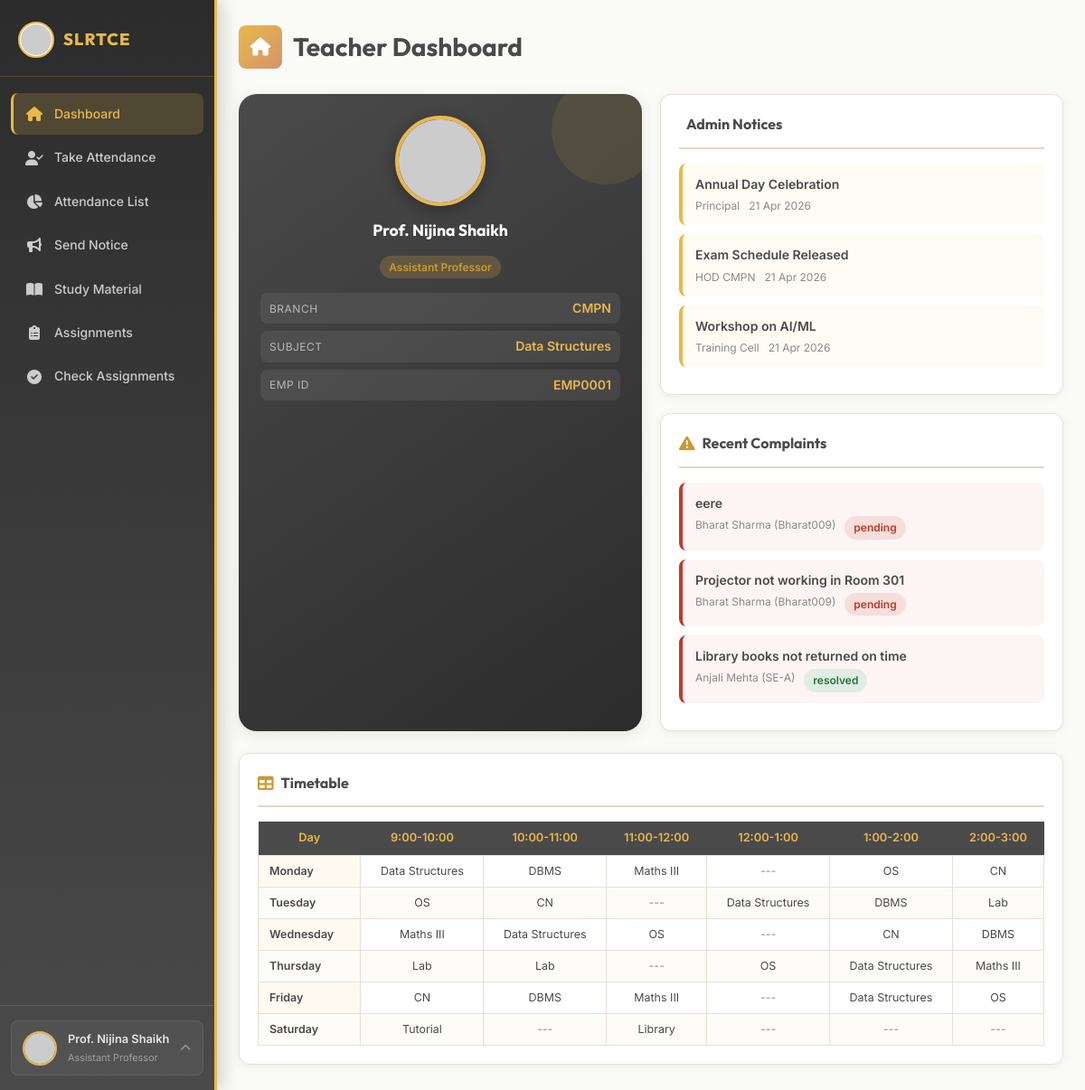
The app's page /teacher/dashboard (signed in) with its own data.
### app.py (models this page shows)
class User(db.Model):
    __tablename__ = 'users'
    id         = db.Column(db.Integer, primary_key=True)
    uid        = db.Column(db.String(50), unique=True, nullable=False)
    password   = db.Column(db.String(256), nullable=False)
    name       = db.Column(db.String(100), nullable=False)
    email      = db.Column(db.String(150))
    phone      = db.Column(db.String(20))
    photo      = db.Column(db.String(300))
    role       = db.Column(db.String(20), nullable=False)
    created_at = db.Column(db.DateTime, default=datetime.utcnow)
    student_profile = db.relationship('StudentProfile', backref='user', uselist=False, cascade='all,delete')
    teacher_profile = db.relationship('TeacherProfile', backref='user', uselist=False, cascade='all,delete')
    admin_profile   = db.relationship('AdminProfile',   backref='user', uselist=False, cascade='all,delete')

class TeacherProfile(db.Model):
    __tablename__ = 'teacher_profiles'
    id          = db.Column(db.Integer, primary_key=True)
    user_id     = db.Column(db.Integer, db.ForeignKey('users.id'), nullable=False)
    branch      = db.Column(db.String(20))
    subject     = db.Column(db.String(100))
    designation = db.Column(db.String(100))
    employee_id = db.Column(db.String(20))

class Notice(db.Model):
    __tablename__ = 'notices'
    id          = db.Column(db.Integer, primary_key=True)
    posted_by   = db.Column(db.Integer, db.ForeignKey('users.id'))
    notice_type = db.Column(db.String(20), nullable=False)
    branch      = db.Column(db.String(20))
    div         = db.Column(db.String(5))
    subject     = db.Column(db.String(100))
    title       = db.Column(db.String(300), nullable=False)
    body        = db.Column(db.Text, nullable=False)
    from_name   = db.Column(db.String(100))
    photo_path  = db.Column(db.String(300))
    created_at  = db.Column(db.DateTime, default=datetime.utcnow)
    poster      = db.relationship('User', foreign_keys=[posted_by])
    @property
    def date(self):
        return self.created_at.strftime('%d %b %Y') if self.created_at else ''
    def to_dict(self):
        return {'id': self.id, 'title': self.title, 'body': self.body,
                'subject': self.subject, 'from': self.from_name or '',
                'date': self.date, 'notice_type': self.notice_type,
                'branch': self.branch, 'div': self.div,
                'photo_path': self.photo_path or ''}

class Complaint(db.Model):
    __tablename__ = 'complaints'
    id         = db.Column(db.Integer, primary_key=True)
    student_id = db.Column(db.Integer, db.ForeignKey('users.id'))
    from_name  = db.Column(db.String(100))
    subject    = db.Column(db.String(200), nullable=False)
    body       = db.Column(db.Text, nullable=False)
    status     = db.Column(db.String(20), default='pending')
    photo_path = db.Column(db.String(300))
    created_at = db.Column(db.DateTime, default=datetime.utcnow)
    student    = db.relationship('User', foreign_keys=[student_id])
    @property
    def date(self):
        return self.created_at.strftime('%d %b %Y') if self.created_at else ''
    def to_dict(self):
        return {'id': self.id, 'from': self.from_name or '', 'subject': self.subject,
                'body': self.body, 'status': self.status, 'date': self.date,
                'photo_path': self.photo_path or ''}

class TimetableEntry(db.Model):
    __tablename__ = 'timetable_entries'
    id         = db.Column(db.Integer, primary_key=True)
    branch     = db.Column(db.String(20), nullable=False)
    div        = db.Column(db.String(5))
    year       = db.Column(db.String(5))
    day        = db.Column(db.String(15), nullable=False)
    slot_index = db.Column(db.Integer, nullable=False)
    slot_label = db.Column(db.String(20))
    subject    = db.Column(db.String(100))

### app.py (the view)
@app.route('/teacher/dashboard')
@login_required('teacher')
def teacher_dashboard():
    user    = get_user(session['uid'])
    teacher = _teacher_dict(user)
    first_student = User.query.filter_by(role='student').first()
    return render_template('index.html', page='teacher_dashboard',
        teacher=teacher,
        timetable=build_timetable(teacher['branch'] or 'CMPN'),
        time_slots=TIME_SLOTS,
        attendance=build_attendance_summary(first_student.id if first_student else 0),
        admin_notices=[n.to_dict() for n in Notice.query.filter_by(notice_type='admin')
                       .order_by(Notice.created_at.desc()).limit(3).all()],
        complaints=[c.to_dict() for c in Complaint.query.order_by(
                    Complaint.created_at.desc()).limit(3).all()],
        branches=BRANCHES, divisions=DIVISIONS)

### app.py (called while the page is built)
@app.context_processor
def inject_session():
    return dict(session=session)

def get_user(uid):
    return User.query.filter_by(uid=uid).first()

def build_timetable(branch='CMPN', div='A'):
    entries = TimetableEntry.query.filter_by(branch=branch, div=div).order_by(
        TimetableEntry.day, TimetableEntry.slot_index).all()
    timetable = {}
    for e in entries:
        timetable.setdefault(e.day, [None] * 6)
        timetable[e.day][e.slot_index] = e.subject
    day_order = ['Monday', 'Tuesday', 'Wednesday', 'Thursday', 'Friday', 'Saturday']
    return {d: timetable.get(d, ['---'] * 6) for d in day_order if d in timetable}

def build_attendance_summary(student_id):
    records = AttendanceRecord.query.filter_by(student_id=student_id).all()
    subject_map = {}
    for r in records:
        subject_map.setdefault(r.subject, {'present': 0, 'total': 0})
        subject_map[r.subject]['total'] += 1
        if r.status == 'present':
            subject_map[r.subject]['present'] += 1
    total_present = sum(v['present'] for v in subject_map.values())
    total_classes = sum(v['total'] for v in subject_map.values())
    pct = round((total_present / total_classes * 100) if total_classes else 0)
    return {'monthly': subject_map,
            'overall': {'present': total_present, 'total': total_classes},
            'monthly_percent': pct, 'overall_percent': pct}

def _teacher_dict(user):
    p = user.teacher_profile
    return {'name': user.name, 'email': user.email, 'phone': user.phone, 'photo': user.photo,
            'branch': p.branch if p else '', 'subject': p.subject if p else '',
            'designation': p.designation if p else '', 'employee_id': p.employee_id if p else ''}

def login_required(role):
    def decorator(f):
        @wraps(f)
        def decorated(*args, **kwargs):
            if session.get('user_role') != role:
                return redirect(url_for('landing'))
            return f(*args, **kwargs)
        return decorated
    return decorator

### templates/index.html (shortened to what this page needs)
<!DOCTYPE html>
<html lang="en">
<head>
  <link rel="stylesheet" href="https://cdnjs.cloudflare.com/ajax/libs/font-awesome/6.5.1/css/all.min.css">
</head>
<body>
{% if page == 'landing' %}
<div class="landing-page">
  <div class="particles" id="particles"></div>
  <div class="landing-banner">
    <img src="https://slrtce.in/images/slrtce%20logo.png"
         onerror="this.src='https://ui-avatars.com/api/?name=SLRTCE&background=E8B84B&color=4A4A4A&size=80&bold=true'" alt="SLRTCE">
    <div class="landing-banner-text">
      <h1>SHREE L. R. TIWARI COLLEGE OF ENGINEERING</h1>
      <p>An Autonomous Institute · Affiliated to University of Mumbai · NAAC Accredited · NBA Accredited Program<br>ISO 9001:2015 Certified · DTE Code 3423 · Recognised under UGC Act 1956, Section 2(f)</p>
    </div>
  </div>
  <div class="login-cards">
    <a href="{{ url_for('admin_login') }}" class="login-card admin">
      <div class="login-card-icon"><i class="fa-solid fa-shield-halved"></i></div>
      <h3>Admin Login</h3>
      <p>System administrators, principal office and management staff access.</p>
      <div class="card-arrow"><i class="fa-solid fa-arrow-right"></i></div>
    </a>
    <a href="{{ url_for('faculty_login') }}" class="login-card faculty">
      <div class="login-card-icon"><i class="fa-solid fa-chalkboard-user"></i></div>
      <h3>Faculty Login</h3>
      <p>Teaching staff, professors and department coordinators portal access.</p>
      <div class="card-arrow"><i class="fa-solid fa-arrow-right"></i></div>
    </a>
    <a href="{{ url_for('student_login') }}" class="login-card student">
      <div class="login-card-icon"><i class="fa-solid fa-graduation-cap"></i></div>
      <h3>Student Login</h3>
      <p>Students of all branches and years access their academic dashboard here.</p>
      <div class="card-arrow"><i class="fa-solid fa-arrow-right"></i></div>
    </a>
  </div>
  <p class="landing-sub"><span>SLRTCE</span> Unified Smart Campus Platform &nbsp;|&nbsp; Academic Year 2024–25</p>
</div>
{# ══════════════════════════════════════════════
   LOGIN PAGES
═══════════════════════════════════════════════ #}
{% elif page.startswith('teacher_') %}
{% macro teacher_sidebar(teacher, active) %}
<header class="site-header">
  <div class="header-inner">
    <div class="header-brand">
      <img src="https://slrtce.in/images/slrtce%20logo.png"
           onerror="this.src='https://ui-avatars.com/api/?name=S&background=C0392B&color=fff&size=40&bold=true'" alt="SLRTCE">
      <span>SLRTCE</span>
    </div>
    <nav class="header-nav">
      <a href="{{ url_for('teacher_dashboard') }}"          class="nav-item {% if active=='dash'   %}active{% endif %}"><i class="fa-solid fa-house"></i><span>Dashboard</span></a>
      <a href="{{ url_for('teacher_take_attendance') }}"    class="nav-item {% if active=='att'    %}active{% endif %}"><i class="fa-solid fa-user-check"></i><span>Take Attendance</span></a>
      <a href="{{ url_for('teacher_attendance_list') }}"    class="nav-item {% if active=='attlist'%}active{% endif %}"><i class="fa-solid fa-chart-pie"></i><span>Attendance List</span></a>
      <a href="{{ url_for('teacher_send_notice') }}"        class="nav-item {% if active=='notice' %}active{% endif %}"><i class="fa-solid fa-bullhorn"></i><span>Send Notice</span></a>
      <a href="{{ url_for('teacher_study_material') }}"     class="nav-item {% if active=='study'  %}active{% endif %}"><i class="fa-solid fa-book-open"></i><span>Study Material</span></a>
      <a href="{{ url_for('teacher_assignments') }}"        class="nav-item {% if active=='assign' %}active{% endif %}"><i class="fa-solid fa-clipboard-list"></i><span>Assignments</span></a>
      <a href="{{ url_for('teacher_check_assignments') }}"  class="nav-item {% if active=='check'  %}active{% endif %}"><i class="fa-solid fa-circle-check"></i><span>Check Assignments</span></a>
    </nav>
    <div class="header-profile">
      <div class="profile-btn" id="profileBtn" onclick="toggleProfile()">
        <img src="{{ teacher.photo }}" alt="{{ teacher.name }}">
        <div>
          <div class="profile-btn-name">{{ teacher.name }}</div>
          <div class="profile-btn-role">{{ teacher.designation }}</div>
        </div>
        <i class="fa-solid fa-chevron-up profile-btn-chevron"></i>
      </div>
    </div>
  </div>
</header>
{% endmacro %}
{% if page == 'teacher_dashboard' %}
{{ teacher_sidebar(teacher, 'dash') }}
<div class="page-wrapper">
  <div class="page-title"><div class="title-icon"><i class="fa-solid fa-house"></i></div><h1>Teacher Dashboard</h1></div>
  <div class="grid-2" style="margin-bottom:24px">
    <div class="profile-info-card">
      <img class="profile-avatar" src="{{ teacher.photo }}" alt="{{ teacher.name }}">
      <h3>{{ teacher.name }}</h3>
      <span class="badge badge-gold">{{ teacher.designation }}</span>
      <div class="profile-meta">
        <div class="profile-meta-item"><span class="label">Branch</span><span class="value">{{ teacher.branch }}</span></div>
        <div class="profile-meta-item"><span class="label">Subject</span><span class="value">{{ teacher.subject }}</span></div>
        <div class="profile-meta-item"><span class="label">Emp ID</span><span class="value">{{ teacher.employee_id }}</span></div>
      </div>
    </div>
    <div>
      <div class="card" style="margin-bottom:20px">
        <div class="card-header"><div class="card-title"> Admin Notices</div></div>
        {% for n in admin_notices %}<div class="notice-item"><div class="notice-title">{{ n.title }}</div><div class="notice-meta"><span>{{ n.from }}</span><span>{{ n.date }}</span></div></div>{% else %}<p style="color:var(--text-light);font-size:.85rem">No notices.</p>{% endfor %}
      </div>
      <div class="card">
        <div class="card-header"><div class="card-title"><i class="fa-solid fa-triangle-exclamation"></i> Recent Complaints</div></div>
        {% for c in complaints %}<div class="notice-item teacher-notice"><div class="notice-title">{{ c.subject }}</div><div class="notice-meta"><span>{{ c.from }}</span><span class="badge {% if c.status=='resolved' %}badge-green{% else %}badge-crimson{% endif %}">{{ c.status }}</span></div></div>{% else %}<p style="color:var(--text-light);font-size:.85rem">No complaints.</p>{% endfor %}
      </div>
    </div>
  </div>
  <div class="card">
    <div class="card-header"><div class="card-title"><i class="fa-solid fa-table"></i> Timetable</div></div>
    <div class="timetable-scroll">
      <table class="timetable">
        <thead><tr><th>Day</th>{% for s in time_slots %}<th>{{ s }}</th>{% endfor %}</tr></thead>
        <tbody>{% for day, slots in timetable.items() %}<tr><td class="day-col">{{ day }}</td>{% for s in slots %}<td class="{% if s=='---' or s is none %}break-slot{% endif %}">{{ s or '---' }}</td>{% endfor %}</tr>{% endfor %}</tbody>
      </table>
    </div>
  </div>
</div>
{% endif %}
{% endif %}
</body>
</html>

### records on screen
User: name "Prof. Nijina Shaikh"
TeacherProfile: designation "Assistant Professor", branch "CMPN", subject "Data Structures", employee_id "EMP0001"
Notice: title "Annual Day Celebration", from "Principal", date "21 Apr 2026"
Notice: title "Exam Schedule Released", from "HOD CMPN", date "21 Apr 2026"
Notice: title "Workshop on AI/ML", from "Training Cell", date "21 Apr 2026"
Complaint: subject "eere", from "Bharat Sharma (Bharat009)", status "pending"
Complaint: subject "Projector not working in Room 301", from "Bharat Sharma (Bharat009)", status "pending"
Complaint: subject "Library books not returned on time", from "Anjali Mehta (SE-A)", status "resolved"
TimetableEntry: subject "Data Structures"
TimetableEntry: subject "DBMS"
TimetableEntry: subject "Maths III"
TimetableEntry: subject "---"
TimetableEntry: subject "OS"
TimetableEntry: subject "CN"
TimetableEntry: subject "OS"
TimetableEntry: subject "CN"
TimetableEntry: subject "---"
TimetableEntry: subject "Data Structures"
TimetableEntry: subject "DBMS"
TimetableEntry: subject "Lab"
TimetableEntry: subject "Maths III"
TimetableEntry: subject "Data Structures"
TimetableEntry: subject "OS"
TimetableEntry: subject "---"
TimetableEntry: subject "CN"
TimetableEntry: subject "DBMS"
TimetableEntry: subject "Lab"
TimetableEntry: subject "Lab"
TimetableEntry: subject "---"
TimetableEntry: subject "OS"
TimetableEntry: subject "Data Structures"
TimetableEntry: subject "Maths III"
TimetableEntry: subject "CN"
TimetableEntry: subject "DBMS"
TimetableEntry: subject "Maths III"
TimetableEntry: subject "---"
TimetableEntry: subject "Data Structures"
TimetableEntry: subject "OS"
TimetableEntry: subject "Tutorial"
TimetableEntry: subject "---"
TimetableEntry: subject "Library"
TimetableEntry: subject "---"
TimetableEntry: subject "---"
TimetableEntry: subject "---"

### other values on screen
{{ s }} "9:00-10:00" "10:00-11:00" "11:00-12:00" "12:00-1:00" "1:00-2:00" "2:00-3:00"
{{ day }} "Monday" "Tuesday" "Wednesday" "Thursday" "Friday" "Saturday"
